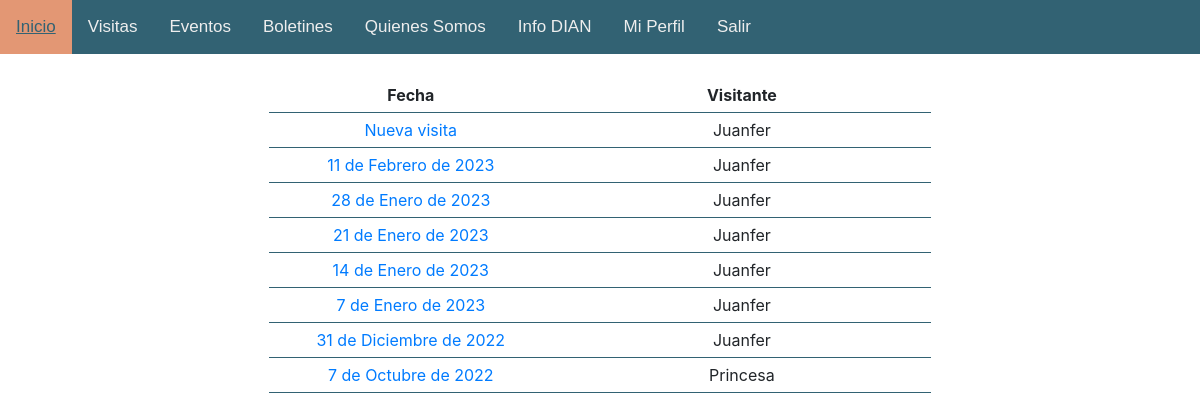
The page /visit/ (signed in) on the database its author committed.
### users/models.py (models this page shows, shortened)
class CustomUser(models.Model):
    DOC_TYPES = [
        ('cc', 'Cédula Ciudadanía'),
        ('ti', 'Tarjeda de Identidad'),
        ('ce', 'Cédula Extranjería'),
    ]
    user = models.OneToOneField(User, on_delete=models.CASCADE)
    doc_type = models.CharField(max_length=5, default='', blank=True, choices=DOC_TYPES)
    id_number = models.PositiveBigIntegerField(default=None, blank=True, null=True)
    phone_number = models.PositiveBigIntegerField()
    nickname = models.CharField(blank=False, max_length=20)
    birthday = models.DateField()
    mailing_list = models.BooleanField()
    info_manage = models.BooleanField()
    comunidad = models.BooleanField(default=False)
    publicar = models.BooleanField(default=False)
    tiene_reclamacion = models.BooleanField(default=False)
    mtto = models.BooleanField(default=False)

### visit/models.py (models this page shows)
class Visit(models.Model):
    visitor = models.ForeignKey(CustomUser, on_delete=models.CASCADE)
    date = models.DateField()
    notes = models.TextField()
    total_balance = models.IntegerField(default=0)
    revisado = models.BooleanField(default=False)
    class Meta:
        ordering = ['date']

### visit/views.py (the view)
@login_required
def listOfVisits(request):
    user = CustomUser.objects.get(user=request.user)
    comunidad = False
    if user.comunidad == True:
        visits = Visit.objects.all().order_by('-date')
        comunidad =True
    else:
        return HttpResponseRedirect(reverse('home'))
    return render(request, 'visit/list.html', {
        'visits': visits,
        'comunidad': comunidad,
        'nickname': user.nickname,
    })

### visit/templates/visit/list.html (shortened to what this page needs)
{% extends 'base.html' %}
{% load static %}
    {% block body %}
    <br>
    <table class="center">
        <thead>
            <tr>
                <th scope="col">Fecha</th>
                <th scope="col">Visitante</th>
            </tr>
        </thead>
        <tbody>
            <tr>
                <td><a href="{% url 'visit.input' %}">Nueva visita</td></a>
                <td>{{ nickname }}</td>
            </tr>
            {% for visit in visits %}
            <tr>
                <td><a href="{% url 'visit.details' pk=visit.id %}">{{ visit.date }}</a></td>
                <td>{{ visit.visitor.nickname }}</td>
            </tr>
            {% endfor %}
        </tbody>
    </table>
    {% endblock %}

### static/css/style.css (style rules this page uses)
body { margin: 0; font-family: Arial, Helvetica, sans-serif; }
.center { display: block; text-align: center; margin: 8px auto 8px auto; width: 80%; }
table { table-layout: fixed; border-collapse: collapse; }
thead th:nth-child(1) { width: 30%; }
thead th:nth-child(2) { width: 40%; }
th, td { padding: 5px; border-bottom: 1px solid #326273; }
table.center { display: table; align-items: center; width: auto; margin: 0 auto; }

### rows shown on the page
CustomUser: nickname "Juanfer"
Visit: date "11 de Febrero de 2023", visitor.nickname "Juanfer"
Visit: date "28 de Enero de 2023", visitor.nickname "Juanfer"
Visit: date "21 de Enero de 2023", visitor.nickname "Juanfer"
Visit: date "14 de Enero de 2023", visitor.nickname "Juanfer"
Visit: date "7 de Enero de 2023", visitor.nickname "Juanfer"
Visit: date "31 de Diciembre de 2022", visitor.nickname "Juanfer"
Visit: date "7 de Octubre de 2022", visitor.nickname "Princesa"
